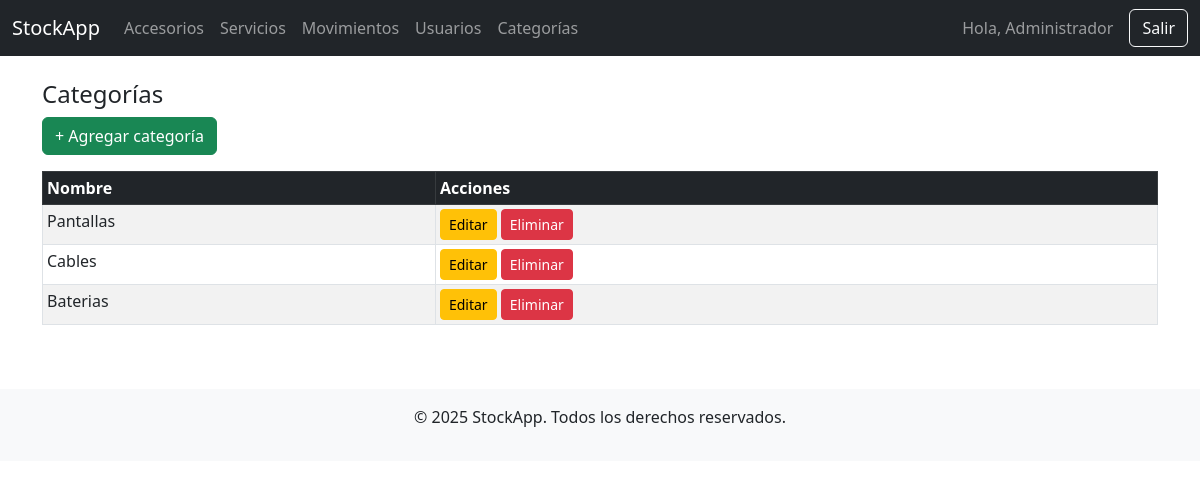
The app's page /categorias/listar.php (signed in) with its own data.
### tables this page shows
CREATE TABLE `categorias` (
  `id` int(11) NOT NULL,
  `nombre` varchar(100) NOT NULL
);

### categorias/listar.php (the view, shortened to what this page needs)
<?php
require_once '../config/database.php';
include '../includes/header.php';
include '../includes/navbar.php';
$categorias = $pdo->query("SELECT * FROM categorias")->fetchAll();
?>
<div class="container mt-4">
    <h4>Categorías</h4>
    <a href="crear.php" class="btn btn-success mb-3">+ Agregar categoría</a>
    <table class="table table-sm table-bordered table-hover table-striped">
        <thead class="table-dark">
            <tr>
                <th>Nombre</th>
                <th>Acciones</th>
            </tr>
        </thead>
        <tbody>
            <?php foreach ($categorias as $c): ?>
                <tr>
                    <td><?= htmlspecialchars($c['nombre']) ?></td>
                    <td>
                        <a href="editar.php?id=<?= $c['id'] ?>" class="btn btn-sm btn-warning">Editar</a>
                        <a href="eliminar.php?id=<?= $c['id'] ?>" class="btn btn-sm btn-danger"
                           onclick="return confirm('¿Eliminar esta categoría?')">Eliminar</a>
                    </td>
                </tr>
            <?php endforeach; ?>
        </tbody>
    </table>
</div>
<?php include '../includes/footer.php'; ?>

### records on screen
categorias: nombre "Pantallas"
categorias: nombre "Cables"
categorias: nombre "Baterias"

### other values on screen
$_SESSION['nombre'] "Administrador"
